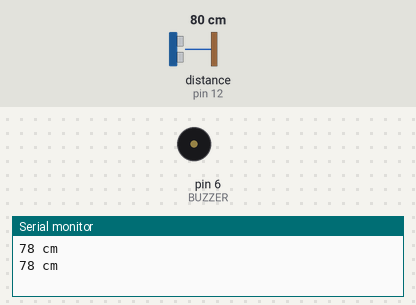
The sketch below on a simulated Arduino Uno, built with avr-gcc and run on an emulated ATmega328P. Shown: buzzer (waves = sounding), the last lines printed to the serial monitor. Wiring (inferred from the names in the program): ultrasonic range finder: trigger pin 13; echo pin 12. The inputs (shaded band) are chosen by the test bench; at power-on: distance to the obstacle (sensor on pin 12) 80 cm. The echo pulse lasts 58.3 µs per cm.

Above: at 1.8 s.
1.9 s: distance to the obstacle (sensor on pin 12) set to 35 cm
3.4 s: distance to the obstacle (sensor on pin 12) set to 29 cm
At 4.15 s:
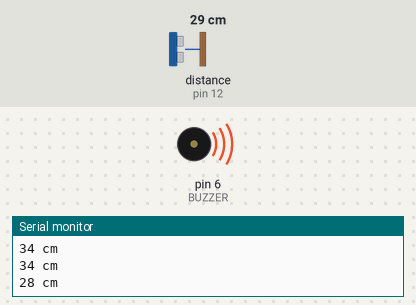
7.2 s: distance to the obstacle (sensor on pin 12) set to 2 cm
Timing chart, 0 to 14.7 s (numbered marks = the images above; inputs shaded):
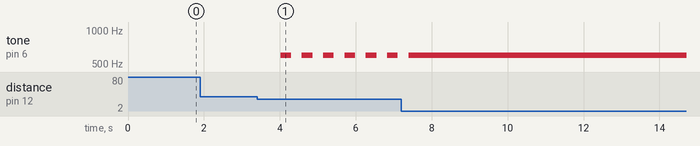

Measured:
- the behaviour switches between 32 and 31 cm on distance to the obstacle (sensor on pin 12) (found by bisection; images 0 and 1)
- after the input at 3.4 s, tone on pin 6 (BUZZER): alternates 600 Hz for 0.28 s and silent for 0.28 s, starting after 0.62 s
- after the input at 7.2 s, tone on pin 6 (BUZZER): alternates 600 Hz for 0.01 s and silent for 0.01 s, starting after 0.20 s

The sketch:

Spec_1_30_cm.ino
```cpp
//******************************************************//
// Ultrasonic Sensor
// Sample Code 2 [Control the ultrasonic sensor]
//                                      - Kyung-Sik Jang//
//******************************************************//

//******************************************************//
// Hardware Configuration
//  - Connect IoT Starter Kit and Ultrasonic Sensor using jumper wire
//  Arduino      Ultra Sonic Sensor
//    5V       -        VCC
//    GND      -        GND
//    13       -        TRIG
//    12       -        ECHO
//******************************************************//

// Ultrasonic Sensor
//  - Ultrasonic Sensor is a sensor that measures the distance by emitting
//    the ultrasonic wave to the target and checking the time
//    untile the reflected wave is received.
//     * Ultrasound refers to sounds that are 20kHz or higher than
//       the human ear can hear.
// HR-SR04 Spec
//  - Operating Voltage : DC 5V
//  - Operating Current : 15mA
//  - Operating Frequency : 40Hz
//  - Occurrence Frequency : 40kHz
//  - Measurement Distance : 2cm ~ 400cm
// Ultrasonic Pulse
// < Trig ( Trigger) >
//        ┌--┐
// -------┘  └---------------------------------------
//         (1): generate ultrasonic waveform (10ns)
// < Echo >
//                        ┌------------┐
// -----------------------┘            └-------------
//                          (2) : Waveform Length
//                                 - the time from the launch
//                                   of the ultrasound
//                                   to the return
//
//

#define trigPin 13
#define echoPin 12

#define BUZZER 6

void setup()
{
  Serial.begin (9600);

  pinMode(trigPin, OUTPUT);
  pinMode(echoPin, INPUT);

  pinMode(BUZZER, OUTPUT);
}

void loop()
{
//******************************************************//
  // Sample Code
  long duration, distance;
  // (1) : generate ultrasonic waveform
  digitalWrite(trigPin, LOW);
  delayMicroseconds(2);
  digitalWrite(trigPin, HIGH);
  delayMicroseconds(10);

  // (2) : Waveform length - the time from the launch
  //       of the ultrasound to the return
  digitalWrite(trigPin, LOW);
  // pulseIn(pin_number, pulse)
  // Read a pulse (HIGH or LOW) on the pin.
  // For example, if value is HIGH, first pulseIn() waits until the pin goes HIGH,
  // second starts a timer, finally waits for the pin to go low and stops the timer.
  //  - Parameter 1 [pin_number] : Pin Number
  //  - Parameter 2 [pulse]      : pulse (HIGH or LOW)
  duration = pulseIn(echoPin, HIGH);

  distance = duration * 17 / 1000;
  // Why write "distance = duration * 17 / 1000" code
  // Distance is time x speed.
  // The speed is 340mm per second at the speed of sound,
  // so the time * 340m is converted to 34,000cm in order to change in cm.
  // The duration that the time value is stored in is stored in microseconds,
  // so it divides 1,000,000 for conversion.
  // So the time x 34,000 / 1,000,000 comes out and the sum is the distance * 34 / 1,000.
  // However, it took two times to reach and return to the obstacle, so divide by two.
  // Then comes the formula of time x 17 / 1,000.

  if (distance >= 200 || distance <= 0)
  {
    Serial.println("Unable to measure distance");
  }
  else
  {
    Serial.print(distance);
    Serial.println(" cm");

    if(distance <= 30)
    {
      tone(BUZZER, 600);
      delay(distance * 10);
      noTone(BUZZER);
      delay(distance * 10);
    }
    else
    {
      delay(1000);
    }
  }

}
```
